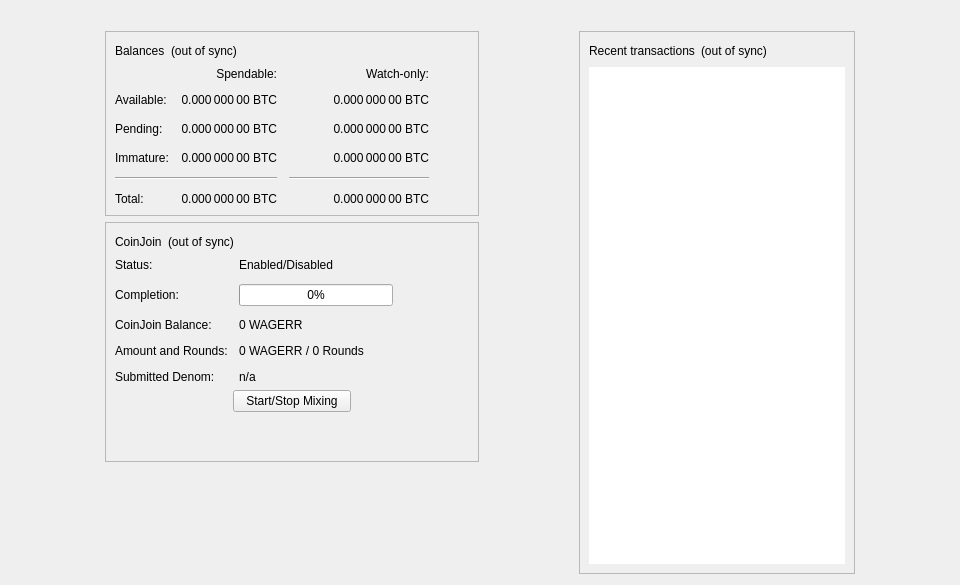
<?xml version="1.0" encoding="UTF-8"?>
<ui version="4.0">
 <class>OverviewPage</class>
 <widget class="QWidget" name="OverviewPage">
  <property name="geometry">
   <rect>
    <x>0</x>
    <y>0</y>
    <width>960</width>
    <height>585</height>
   </rect>
  </property>
  <property name="minimumSize">
   <size>
    <width>960</width>
    <height>0</height>
   </size>
  </property>
  <property name="windowTitle">
   <string>Form</string>
  </property>
  <layout class="QVBoxLayout" name="topLayout">
   <item>
    <widget class="QLabel" name="labelAlerts">
     <property name="visible">
      <bool>false</bool>
     </property>
     <property name="wordWrap">
      <bool>true</bool>
     </property>
     <property name="margin">
      <number>3</number>
     </property>
     <property name="textInteractionFlags">
      <set>Qt::TextSelectableByMouse</set>
     </property>
    </widget>
   </item>
   <item>
    <layout class="QHBoxLayout" name="horizontalLayout" stretch="1,0,1,0,1">
     <item>
      <spacer name="horizontalSpacerLeft">
       <property name="orientation">
        <enum>Qt::Horizontal</enum>
       </property>
       <property name="sizeType">
        <enum>QSizePolicy::Preferred</enum>
       </property>
       <property name="sizeHint" stdset="0">
        <size>
         <width>10</width>
         <height>20</height>
        </size>
       </property>
      </spacer>
     </item>
     <item>
      <layout class="QVBoxLayout" name="verticalLayout_2">
       <item>
        <widget class="QFrame" name="frame">
         <property name="frameShape">
          <enum>QFrame::StyledPanel</enum>
         </property>
         <property name="frameShadow">
          <enum>QFrame::Raised</enum>
         </property>
         <layout class="QVBoxLayout" name="verticalLayout_4">
          <item>
           <layout class="QHBoxLayout" name="horizontalLayout_4">
            <item>
             <widget class="QLabel" name="label_5">
              <property name="text">
               <string>Balances</string>
              </property>
             </widget>
            </item>
            <item>
             <widget class="QLabel" name="labelWalletStatus">
              <property name="toolTip">
               <string>The displayed information may be out of date. Your wallet automatically synchronizes with the Wagerr network after a connection is established, but this process has not completed yet.</string>
              </property>
              <property name="text">
               <string notr="true">(out of sync)</string>
              </property>
              <property name="alignment">
               <set>Qt::AlignLeading|Qt::AlignLeft|Qt::AlignVCenter</set>
              </property>
             </widget>
            </item>
            <item>
             <spacer name="horizontalSpacer_3">
              <property name="orientation">
               <enum>Qt::Horizontal</enum>
              </property>
              <property name="sizeHint" stdset="0">
               <size>
                <width>40</width>
                <height>20</height>
               </size>
              </property>
             </spacer>
            </item>
           </layout>
          </item>
          <item>
           <layout class="QGridLayout" name="gridLayout">
            <property name="spacing">
             <number>12</number>
            </property>
            <item row="2" column="2">
             <widget class="QLabel" name="labelWatchPending">
              <property name="cursor">
               <cursorShape>IBeamCursor</cursorShape>
              </property>
              <property name="toolTip">
               <string>Unconfirmed transactions to watch-only addresses</string>
              </property>
              <property name="text">
               <string notr="true">0.000 000 00 BTC</string>
              </property>
              <property name="alignment">
               <set>Qt::AlignRight|Qt::AlignTrailing|Qt::AlignVCenter</set>
              </property>
              <property name="textInteractionFlags">
               <set>Qt::LinksAccessibleByMouse|Qt::TextSelectableByKeyboard|Qt::TextSelectableByMouse</set>
              </property>
             </widget>
            </item>
            <item row="2" column="1">
             <widget class="QLabel" name="labelUnconfirmed">
              <property name="cursor">
               <cursorShape>IBeamCursor</cursorShape>
              </property>
              <property name="toolTip">
               <string>Total of transactions that have yet to be confirmed, and do not yet count toward the spendable balance</string>
              </property>
              <property name="text">
               <string notr="true">0.000 000 00 BTC</string>
              </property>
              <property name="alignment">
               <set>Qt::AlignRight|Qt::AlignTrailing|Qt::AlignVCenter</set>
              </property>
              <property name="textInteractionFlags">
               <set>Qt::LinksAccessibleByMouse|Qt::TextSelectableByKeyboard|Qt::TextSelectableByMouse</set>
              </property>
             </widget>
            </item>
            <item row="3" column="2">
             <widget class="QLabel" name="labelWatchImmature">
              <property name="cursor">
               <cursorShape>IBeamCursor</cursorShape>
              </property>
              <property name="toolTip">
               <string>Mined balance in watch-only addresses that has not yet matured</string>
              </property>
              <property name="text">
               <string notr="true">0.000 000 00 BTC</string>
              </property>
              <property name="alignment">
               <set>Qt::AlignRight|Qt::AlignTrailing|Qt::AlignVCenter</set>
              </property>
              <property name="textInteractionFlags">
               <set>Qt::LinksAccessibleByMouse|Qt::TextSelectableByKeyboard|Qt::TextSelectableByMouse</set>
              </property>
             </widget>
            </item>
            <item row="4" column="0" colspan="2">
             <widget class="Line" name="lineSpendableBalance">
              <property name="orientation">
               <enum>Qt::Horizontal</enum>
              </property>
             </widget>
            </item>
            <item row="4" column="2">
             <widget class="Line" name="lineWatchBalance">
              <property name="sizePolicy">
               <sizepolicy hsizetype="Preferred" vsizetype="Fixed">
                <horstretch>0</horstretch>
                <verstretch>0</verstretch>
               </sizepolicy>
              </property>
              <property name="minimumSize">
               <size>
                <width>140</width>
                <height>0</height>
               </size>
              </property>
              <property name="orientation">
               <enum>Qt::Horizontal</enum>
              </property>
             </widget>
            </item>
            <item row="5" column="0">
             <widget class="QLabel" name="labelTotalText">
              <property name="text">
               <string>Total:</string>
              </property>
             </widget>
            </item>
            <item row="3" column="1">
             <widget class="QLabel" name="labelImmature">
              <property name="cursor">
               <cursorShape>IBeamCursor</cursorShape>
              </property>
              <property name="toolTip">
               <string>Mined balance that has not yet matured</string>
              </property>
              <property name="text">
               <string notr="true">0.000 000 00 BTC</string>
              </property>
              <property name="alignment">
               <set>Qt::AlignRight|Qt::AlignTrailing|Qt::AlignVCenter</set>
              </property>
              <property name="textInteractionFlags">
               <set>Qt::LinksAccessibleByMouse|Qt::TextSelectableByKeyboard|Qt::TextSelectableByMouse</set>
              </property>
             </widget>
            </item>
            <item row="2" column="3">
             <spacer name="horizontalSpacer_2">
              <property name="orientation">
               <enum>Qt::Horizontal</enum>
              </property>
              <property name="sizeHint" stdset="0">
               <size>
                <width>40</width>
                <height>20</height>
               </size>
              </property>
             </spacer>
            </item>
            <item row="3" column="0">
             <widget class="QLabel" name="labelImmatureText">
              <property name="text">
               <string>Immature:</string>
              </property>
             </widget>
            </item>
            <item row="5" column="1">
             <widget class="QLabel" name="labelTotal">
              <property name="cursor">
               <cursorShape>IBeamCursor</cursorShape>
              </property>
              <property name="toolTip">
               <string>Your current total balance</string>
              </property>
              <property name="text">
               <string notr="true">0.000 000 00 BTC</string>
              </property>
              <property name="alignment">
               <set>Qt::AlignRight|Qt::AlignTrailing|Qt::AlignVCenter</set>
              </property>
              <property name="textInteractionFlags">
               <set>Qt::LinksAccessibleByMouse|Qt::TextSelectableByKeyboard|Qt::TextSelectableByMouse</set>
              </property>
             </widget>
            </item>
            <item row="5" column="2">
             <widget class="QLabel" name="labelWatchTotal">
              <property name="cursor">
               <cursorShape>IBeamCursor</cursorShape>
              </property>
              <property name="toolTip">
               <string>Current total balance in watch-only addresses</string>
              </property>
              <property name="text">
               <string notr="true">0.000 000 00 BTC</string>
              </property>
              <property name="alignment">
               <set>Qt::AlignRight|Qt::AlignTrailing|Qt::AlignVCenter</set>
              </property>
              <property name="textInteractionFlags">
               <set>Qt::LinksAccessibleByMouse|Qt::TextSelectableByKeyboard|Qt::TextSelectableByMouse</set>
              </property>
             </widget>
            </item>
            <item row="0" column="2">
             <widget class="QLabel" name="labelWatchonly">
              <property name="text">
               <string>Watch-only:</string>
              </property>
              <property name="alignment">
               <set>Qt::AlignRight|Qt::AlignTrailing|Qt::AlignVCenter</set>
              </property>
             </widget>
            </item>
            <item row="1" column="0">
             <widget class="QLabel" name="labelBalanceText">
              <property name="text">
               <string>Available:</string>
              </property>
             </widget>
            </item>
            <item row="1" column="1">
             <widget class="QLabel" name="labelBalance">
              <property name="cursor">
               <cursorShape>IBeamCursor</cursorShape>
              </property>
              <property name="toolTip">
               <string>Your current spendable balance</string>
              </property>
              <property name="text">
               <string notr="true">0.000 000 00 BTC</string>
              </property>
              <property name="alignment">
               <set>Qt::AlignRight|Qt::AlignTrailing|Qt::AlignVCenter</set>
              </property>
              <property name="textInteractionFlags">
               <set>Qt::LinksAccessibleByMouse|Qt::TextSelectableByKeyboard|Qt::TextSelectableByMouse</set>
              </property>
             </widget>
            </item>
            <item row="1" column="2">
             <widget class="QLabel" name="labelWatchAvailable">
              <property name="cursor">
               <cursorShape>IBeamCursor</cursorShape>
              </property>
              <property name="toolTip">
               <string>Your current balance in watch-only addresses</string>
              </property>
              <property name="text">
               <string notr="true">0.000 000 00 BTC</string>
              </property>
              <property name="alignment">
               <set>Qt::AlignRight|Qt::AlignTrailing|Qt::AlignVCenter</set>
              </property>
              <property name="textInteractionFlags">
               <set>Qt::LinksAccessibleByMouse|Qt::TextSelectableByKeyboard|Qt::TextSelectableByMouse</set>
              </property>
             </widget>
            </item>
            <item row="2" column="0">
             <widget class="QLabel" name="labelPendingText">
              <property name="text">
               <string>Pending:</string>
              </property>
             </widget>
            </item>
            <item row="0" column="1">
             <widget class="QLabel" name="labelSpendable">
              <property name="text">
               <string>Spendable:</string>
              </property>
              <property name="alignment">
               <set>Qt::AlignRight|Qt::AlignTrailing|Qt::AlignVCenter</set>
              </property>
             </widget>
            </item>
           </layout>
          </item>
         </layout>
        </widget>
       </item>
       <item>
        <widget class="QFrame" name="frameCoinJoin">
         <property name="layoutDirection">
          <enum>Qt::LeftToRight</enum>
         </property>
         <property name="frameShape">
          <enum>QFrame::StyledPanel</enum>
         </property>
         <property name="frameShadow">
          <enum>QFrame::Raised</enum>
         </property>
         <layout class="QVBoxLayout" name="VerticalLayout_PS1">
          <item>
           <layout class="QHBoxLayout" name="horizontalLayout_5">
            <item>
             <widget class="QLabel" name="labelCoinJoinHeader">
              <property name="text">
               <string notr="true">CoinJoin</string>
              </property>
             </widget>
            </item>
            <item>
             <widget class="QLabel" name="labelCoinJoinSyncStatus">
              <property name="toolTip">
               <string>The displayed information may be out of date. Your wallet automatically synchronizes with the Wagerr network after a connection is established, but this process has not completed yet.</string>
              </property>
              <property name="text">
               <string notr="true">(out of sync)</string>
              </property>
              <property name="alignment">
               <set>Qt::AlignLeading|Qt::AlignLeft|Qt::AlignVCenter</set>
              </property>
             </widget>
            </item>
            <item>
             <spacer name="horizontalSpacer_4">
              <property name="orientation">
               <enum>Qt::Horizontal</enum>
              </property>
              <property name="sizeHint" stdset="0">
               <size>
                <width>40</width>
                <height>20</height>
               </size>
              </property>
             </spacer>
            </item>
           </layout>
          </item>
          <item>
           <layout class="QFormLayout" name="coinJoinFormLayout">
            <property name="fieldGrowthPolicy">
             <enum>QFormLayout::AllNonFixedFieldsGrow</enum>
            </property>
            <property name="horizontalSpacing">
             <number>11</number>
            </property>
            <property name="verticalSpacing">
             <number>12</number>
            </property>
            <item row="0" column="0">
             <widget class="QLabel" name="labelCoinJoinEnabledText">
              <property name="text">
               <string>Status:</string>
              </property>
             </widget>
            </item>
            <item row="0" column="1">
             <widget class="QLabel" name="labelCoinJoinEnabled">
              <property name="text">
               <string>Enabled/Disabled</string>
              </property>
             </widget>
            </item>
            <item row="1" column="0">
             <widget class="QLabel" name="labelCompletitionText">
              <property name="text">
               <string>Completion:</string>
              </property>
             </widget>
            </item>
            <item row="1" column="1">
             <widget class="QProgressBar" name="coinJoinProgress">
              <property name="maximumSize">
               <size>
                <width>154</width>
                <height>16777215</height>
               </size>
              </property>
              <property name="value">
               <number>0</number>
              </property>
             </widget>
            </item>
            <item row="2" column="0">
             <widget class="QLabel" name="labelAnonymizedText">
              <property name="text">
               <string notr="true">CoinJoin Balance:</string>
              </property>
             </widget>
            </item>
            <item row="2" column="1">
             <widget class="QLabel" name="labelAnonymized">
              <property name="text">
               <string notr="true">0 WAGERR</string>
              </property>
             </widget>
            </item>
            <item row="3" column="0">
             <widget class="QLabel" name="labelAmountAndRoundsText">
              <property name="text">
               <string>Amount and Rounds:</string>
              </property>
             </widget>
            </item>
            <item row="3" column="1">
             <widget class="QLabel" name="labelAmountRounds">
              <property name="text">
               <string>0 WAGERR / 0 Rounds</string>
              </property>
             </widget>
            </item>
            <item row="4" column="0">
             <widget class="QLabel" name="labelSubmittedDenomText">
              <property name="text">
               <string>Submitted Denom:</string>
              </property>
             </widget>
            </item>
            <item row="4" column="1">
             <widget class="QLabel" name="labelSubmittedDenom">
              <property name="toolTip">
               <string>The denominations you submitted to the Masternode.&lt;br&gt;To mix, other users must submit the exact same denominations.</string>
              </property>
              <property name="text">
               <string>n/a</string>
              </property>
              <property name="wordWrap">
               <bool>true</bool>
              </property>
             </widget>
            </item>
           </layout>
          </item>
          <item>
           <layout class="QVBoxLayout" name="VerticalLayout_PS">
            <item>
             <layout class="QHBoxLayout" name="horizontalLayout_3">
              <property name="topMargin">
               <number>0</number>
              </property>
              <item>
               <spacer name="horizontalSpacer_5">
                <property name="orientation">
                 <enum>Qt::Horizontal</enum>
                </property>
                <property name="sizeHint" stdset="0">
                 <size>
                  <width>40</width>
                  <height>20</height>
                 </size>
                </property>
               </spacer>
              </item>
              <item>
               <widget class="QPushButton" name="toggleCoinJoin">
                <property name="sizePolicy">
                 <sizepolicy hsizetype="MinimumExpanding" vsizetype="Fixed">
                  <horstretch>0</horstretch>
                  <verstretch>0</verstretch>
                 </sizepolicy>
                </property>
                <property name="text">
                 <string>Start/Stop Mixing</string>
                </property>
               </widget>
              </item>
              <item>
               <spacer name="horizontalSpacer_6">
                <property name="orientation">
                 <enum>Qt::Horizontal</enum>
                </property>
                <property name="sizeHint" stdset="0">
                 <size>
                  <width>40</width>
                  <height>20</height>
                 </size>
                </property>
               </spacer>
              </item>
             </layout>
            </item>
            <item>
             <spacer name="verticalSpacer_3">
              <property name="orientation">
               <enum>Qt::Vertical</enum>
              </property>
              <property name="sizeHint" stdset="0">
               <size>
                <width>20</width>
                <height>40</height>
               </size>
              </property>
             </spacer>
            </item>
           </layout>
          </item>
         </layout>
        </widget>
       </item>
       <item>
        <spacer name="verticalSpacer">
         <property name="orientation">
          <enum>Qt::Vertical</enum>
         </property>
         <property name="sizeHint" stdset="0">
          <size>
           <width>20</width>
           <height>40</height>
          </size>
         </property>
        </spacer>
       </item>
      </layout>
     </item>
     <item>
      <spacer name="horizontalSpacerCenter">
       <property name="orientation">
        <enum>Qt::Horizontal</enum>
       </property>
       <property name="sizeHint" stdset="0">
        <size>
         <width>10</width>
         <height>20</height>
        </size>
       </property>
      </spacer>
     </item>
     <item>
      <layout class="QVBoxLayout" name="verticalLayout_3">
       <item>
        <widget class="QFrame" name="frame_2">
         <property name="frameShape">
          <enum>QFrame::StyledPanel</enum>
         </property>
         <property name="frameShadow">
          <enum>QFrame::Raised</enum>
         </property>
         <layout class="QVBoxLayout" name="verticalLayout">
          <item>
           <layout class="QHBoxLayout" name="horizontalLayout_2">
            <item>
             <widget class="QLabel" name="label_4">
              <property name="text">
               <string>Recent transactions</string>
              </property>
             </widget>
            </item>
            <item>
             <widget class="QLabel" name="labelTransactionsStatus">
              <property name="toolTip">
               <string>The displayed information may be out of date. Your wallet automatically synchronizes with the Wagerr network after a connection is established, but this process has not completed yet.</string>
              </property>
              <property name="text">
               <string notr="true">(out of sync)</string>
              </property>
              <property name="alignment">
               <set>Qt::AlignLeading|Qt::AlignLeft|Qt::AlignVCenter</set>
              </property>
             </widget>
            </item>
            <item>
             <spacer name="horizontalSpacer">
              <property name="orientation">
               <enum>Qt::Horizontal</enum>
              </property>
              <property name="sizeHint" stdset="0">
               <size>
                <width>40</width>
                <height>20</height>
               </size>
              </property>
             </spacer>
            </item>
           </layout>
          </item>
          <item>
           <widget class="QListView" name="listTransactions">
            <property name="frameShape">
             <enum>QFrame::NoFrame</enum>
            </property>
            <property name="verticalScrollBarPolicy">
             <enum>Qt::ScrollBarAlwaysOff</enum>
            </property>
            <property name="horizontalScrollBarPolicy">
             <enum>Qt::ScrollBarAlwaysOff</enum>
            </property>
            <property name="selectionMode">
             <enum>QAbstractItemView::NoSelection</enum>
            </property>
           </widget>
          </item>
         </layout>
        </widget>
       </item>
      </layout>
     </item>
     <item>
      <spacer name="horizontalSpacerRight">
       <property name="orientation">
        <enum>Qt::Horizontal</enum>
       </property>
       <property name="sizeType">
        <enum>QSizePolicy::Preferred</enum>
       </property>
       <property name="sizeHint" stdset="0">
        <size>
         <width>10</width>
         <height>20</height>
        </size>
       </property>
      </spacer>
     </item>
    </layout>
   </item>
  </layout>
 </widget>
 <resources/>
 <connections/>
</ui>
